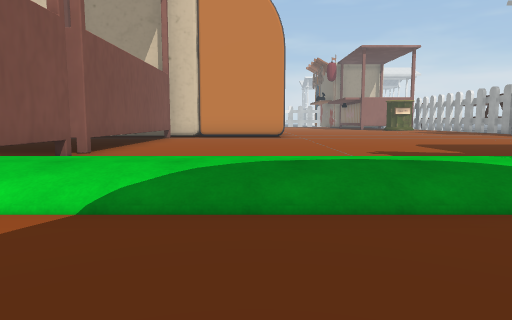
View 1 (above)

24 first-person views from a walk through a 3-D level made in the Unity game engine. The camera is 1.2 m above the floor, tilts 6° down and sees 70° across. The floor is counted in squares, 2 m on a side. Each view is taken from the middle of a square. On the plan, view 1 faces up. The plan holds only what a view shows up to about 10 squares ahead; the rest is blank. The place goes on beyond the plan. Some surface patterns are stand-ins.

View 2
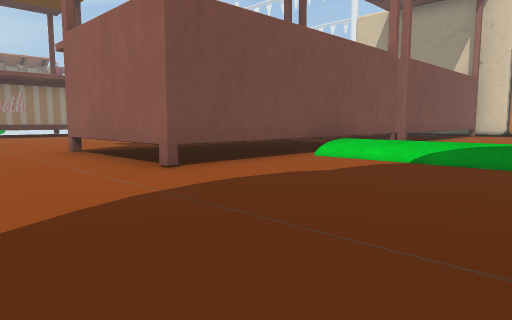

View 3
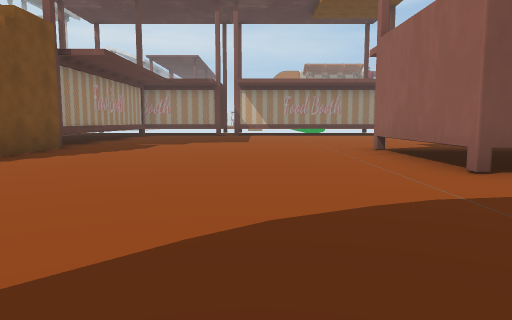

View 4
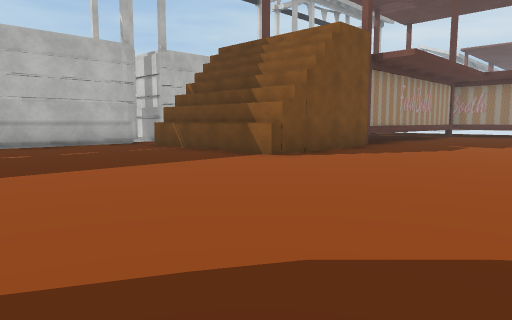

View 5
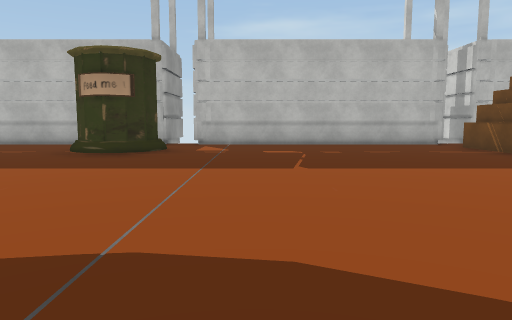

View 6
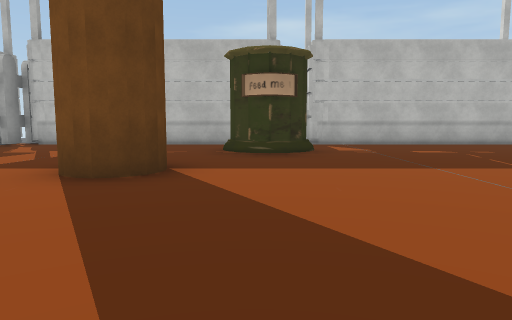

View 7
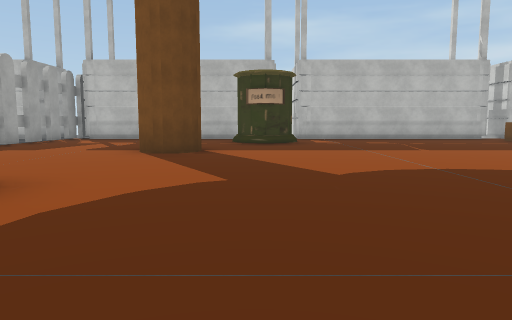

View 8
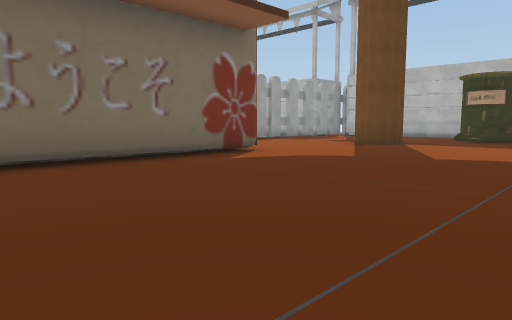

View 9
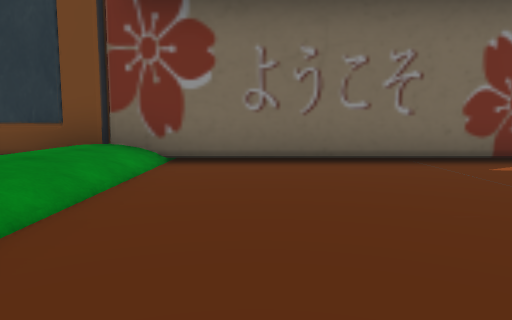

View 10
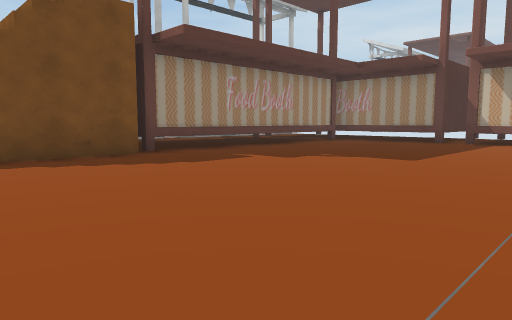

View 11
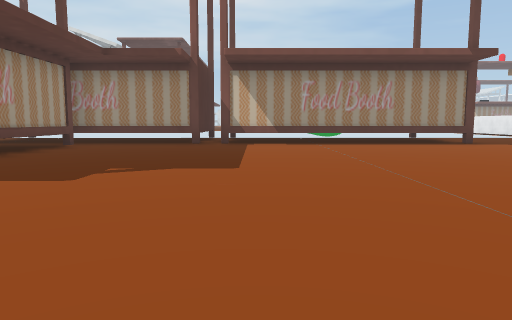

View 12
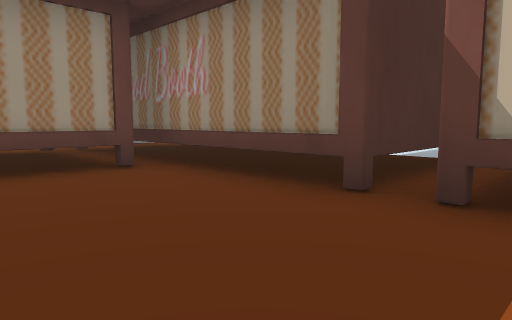

View 13
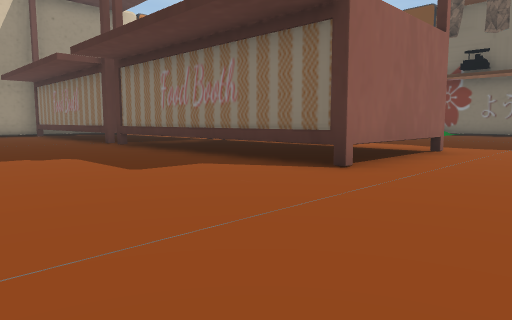

View 14
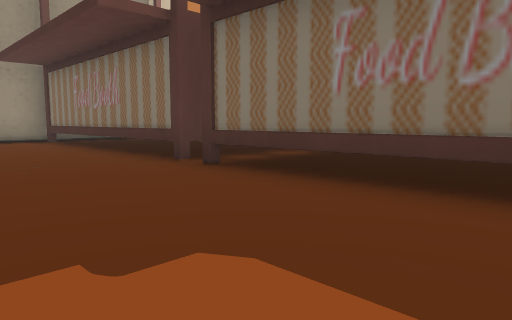

View 15
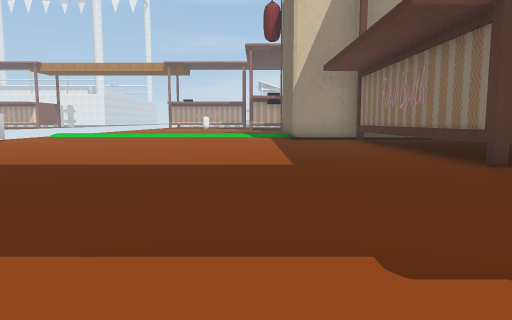

View 16
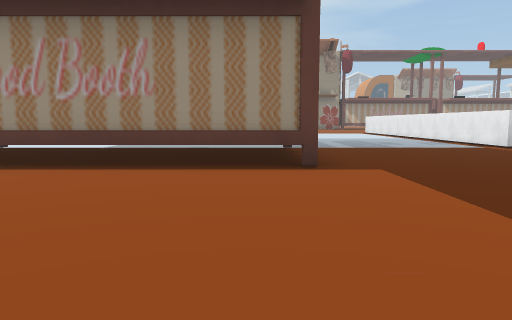

View 17
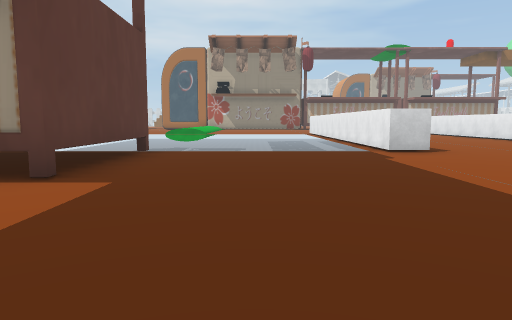

View 18
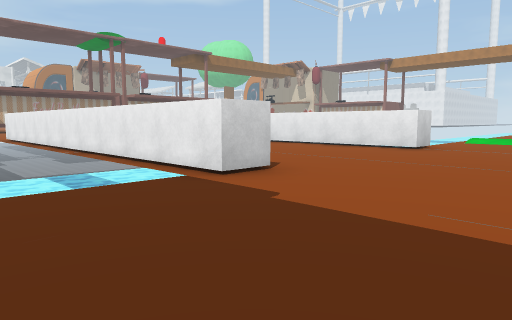

View 19
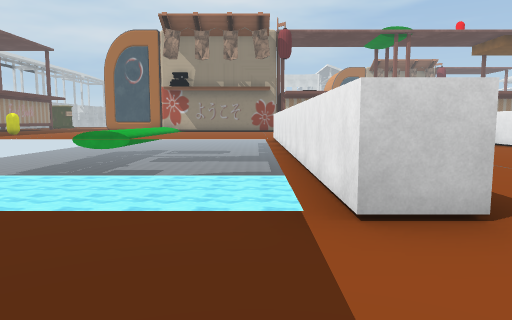

View 20
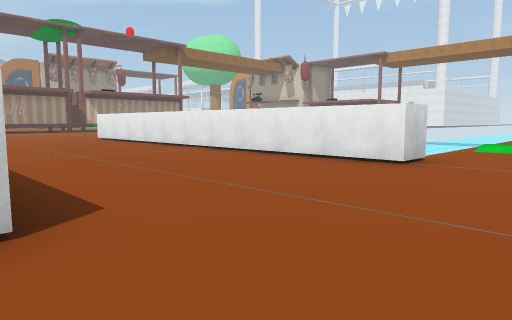

View 21
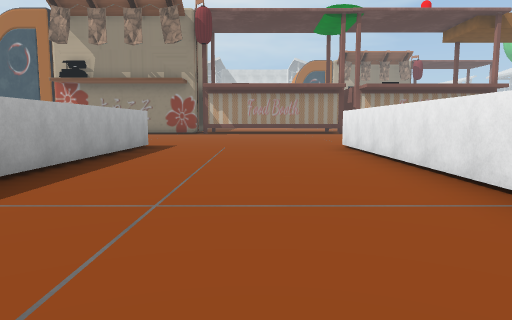

View 22
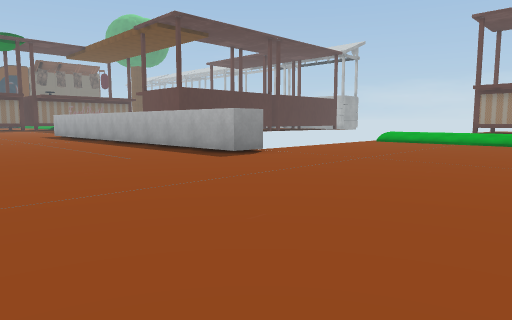

View 23
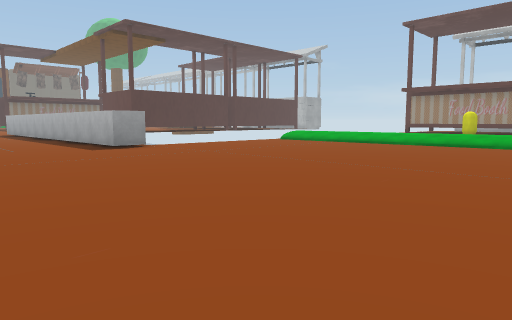

View 24
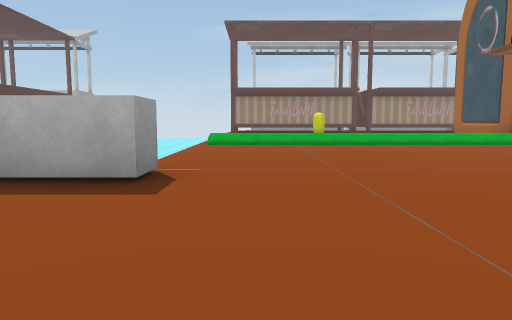

### Floor plan
Key: @ floor where view 1 was taken; # wall or solid block; x gap in a wall; . main floor; : floor 0.5 m higher than the main floor; / step, stairs or slope; ≈ water the walk keeps out of; ^ raised ledge; B bin.
Columns run from 37 left of view 1 to 9 right of it. Each row starts with its distance up from view 1.
 15                    ..
 14                   #..        ##
 13    ......##########...       .#
 12 ..............................#
 11 ..............................#
 10 ..............................#   #.........
  9 ..............................#   #.........
  8  ........##########...........#   #.........
  7  ........ ≈≈≈≈≈≈≈≈≈...........x^^^x........
  6  ........≈ ≈≈≈     ...........x^^^x
  5  ........≈ ≈≈≈     ...........#   #         #
  4  ........  ≈≈≈     ...........#   #/////  //#
  3 .........  ≈≈≈     ####.......#   #:::::::::#
  2 /////////  ≈≈≈        #.......#   #....... .#
  1            ≈≈≈        #.......#   #.........#
  0            ≈≈         #.......#####..@......#
 -1                       #.....................#
 -2                       #.....................#
 -3                       #.....................#
 -4                     ^^x......................
 -5                     ^^#.......................
 -6                       #.......................
 -7                       #....................#...
 -8                       #x##########......... ...
 -9                       #^         #......... ...
-10                        ^         #......BB.....
-11                        x         #......BB.....
-12                        .         ..............
-13                                 ###############

Positions as (right, up) in squares from view 1, and headings:
1: (0, 0), facing up
2: (1, -3), facing up-left
3: (1, -3), facing left
4: (1, -3), facing down-left
5: (1, -3), facing down
6: (4, -3), facing down
7: (4, 0), facing down
8: (1, 2), facing down-right
9: (1, 1), facing right
10: (-4, -1), facing down-left
11: (-5, -3), facing left
12: (-12, -3), facing down-left
13: (-11, -3), facing up-right
14: (-10, 2), facing up-right
15: (-10, 2), facing up
16: (-10, 2), facing left
17: (-11, 5), facing left
18: (-15, 5), facing up-left
19: (-16, 7), facing left
20: (-16, 8), facing up-left
21: (-20, 11), facing left
22: (-34, 13), facing down-right
23: (-37, 12), facing down-right
24: (-30, 12), facing down
